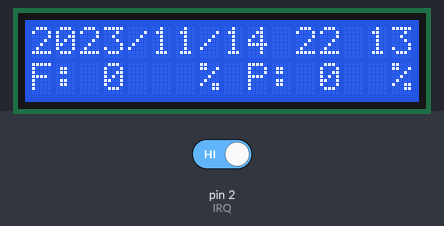
Recording of a sketch running on a simulated Arduino Uno, built with avr-gcc and run on an emulated ATmega328P. On the bench: 16×2 character LCD. Inputs (shaded band) come from the test bench; at power-on: pin 2 (IRQ) HIGH. The local clock reads 2024-03-15 10:24:30 at power-on unless the sketch sets it.

Above: at 1.2 s.
1.3 s: pin 2 (IRQ) driven LOW
At 4.89 s:
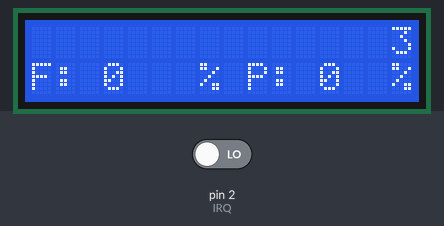
7.2 s: pin 2 (IRQ) driven HIGH
At 10.1 s:
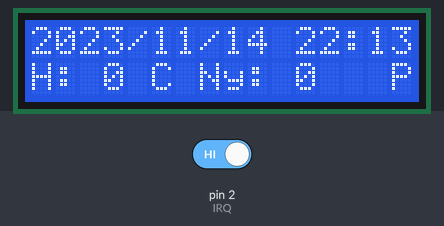
10.2 s: pin 2 (IRQ) driven LOW
At 13.87 s:
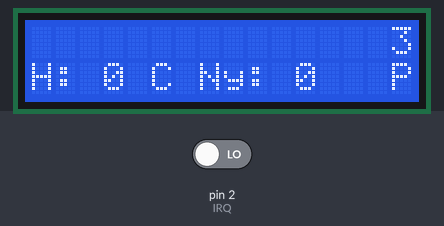

The sketch:

indoor_v05.ino
```cpp
#include <Wire.h>
#include <LCD.h>
#include <LiquidCrystal_I2C.h>
#include "RTClib.h"

// This headers for SPI connection to the wireless connction with NRF24L01
#include <SPI.h>
#include <Mirf.h>
#include <nRF24L01.h>
#include <MirfHardwareSpiDriver.h>

// Defining LCD pins
#define keyboard 0x21
#define I2C_ADDR    0x27
#define BACKLIGHT_PIN  3
#define En_pin  2
#define Rw_pin  1
#define Rs_pin  0
#define D4_pin  4
#define D5_pin  5
#define D6_pin  6
#define D7_pin  7
#define  LED_OFF  0
#define  LED_ON  1

// LCD display connection
LiquidCrystal_I2C  lcd(I2C_ADDR,En_pin,Rw_pin,Rs_pin,D4_pin,D5_pin,D6_pin,D7_pin);

// RTC settings
RTC_DS1307 RTC;

#define IRQ 2


/******************** Timer values *****************/

unsigned long      alarmTimer              = 0;
unsigned long      tmpTimer                = 0;
unsigned long      time                    = 0;
unsigned long      timeOut                 = 0;
unsigned long      clearTime               = 0;
unsigned long      clearPrevTime           = 0;

/************************* Flags *******************/

boolean             dataRec                = false;      // nincs hasznalatban
boolean             handShake              = false;      // kommunikacio szinkron flag
boolean             commComp               = false;
boolean             dataFlag               = false;
boolean             relayFlag              = false;
boolean             sendFlag               = false;

/*********************** Declaration of parameters ********************/

char                commandChar;
char                relayComChar;
char                command[16]            = "";
char                test[16]               = "data";
char                dataChar[5]            = "data";
char                relayChar[6]           = "relay";
volatile char       trueChar[5]            = "TRUE";
volatile char       falseChar[6]           = "FALSE";
volatile char       empty                  = ' ';

int                 j, k, s                = 0;         // for ciklus valtozoja
int                 relayComPin            = 0;

boolean             switch1                = false;     // 1. szabadon felhasznalhato kapcsolo
boolean             switch2                = false;     // 2. szabadon felhasznalhato kapcsolo
boolean             switch3                = false;     // 3. szabadon felhasznalhato kapcsolo
byte                handS_sent             = B10101010; // szinkron bajt
byte                handS_recv             = B00000000; // szinkron bajt
byte                handS_buff             = B00000000; // szinkron bajt

byte                relayBuff              = B00000000; // kimeno rele vezerlo adatbajt
int                 val                    = 0;
int                 dhtHum                 = 0;
int                 dhtTemp                = 0;
int                 light                  = 0;
long                bmpPres                = 0;

DateTime            now;
int                 hours                  = 0;
int                 minutes                = 0;
int                 seconds                = 0;
unsigned long       mills                  = 0;
unsigned long       subtract               = 0;
/******************* Buffers for the transreceiver *****************/

int16_t             txbuff[9];                        // kuldesre varo adatok tombje
int16_t             rxbuff[9];                        // bejovo adatok tombje

/************************** Setup *******************************/
void setup()  {
  pinMode(IRQ, INPUT);
  Wire.begin();
  Serial.begin(9600);
  lcdInit();
  rtcInit();
  mirfInit();
  attachInterrupt(0, voidResponse, LOW);
}

/************************** Loop *******************************/
void loop()   {
  voidRTC();
  voidLCDData();
  voidProcess();
  if (commComp) {
    for ( k = 0; k < s; k++ ){
    Serial.print(command[k]);
    }
    Serial.println("");
    commandProc();
    commComp = false;
    s = 0;
  }
}

/****************** Initalizing LCD screen ********************/
void lcdInit(){
  lcd.begin (16,2);
  lcd.setBacklightPin(BACKLIGHT_PIN,POSITIVE);
  lcd.setBacklight(LED_ON);
}

/******************** Initalizing RTC ************************/
void rtcInit(){
  RTC.begin();
  RTC.adjust(DateTime(__DATE__, __TIME__));
}

/******************* Initalizing MiRF ************************/
void mirfInit(){
  Mirf.payload = 32;
  Mirf.channel = 10;
  Mirf.csnPin = 14;
  Mirf.cePin = 15;
  Mirf.spi = &MirfHardwareSpi;
  Mirf.init();
  Mirf.setRADDR((byte *)"devin");
  Mirf.setTADDR((byte *)"devou");
  Mirf.config();
}

/******************** Function for sending packet ********************/
void voidPacketSend(){
    txbuff[0] = relayBuff;
    txbuff[1] = 0;
    txbuff[2] = 0;
    txbuff[3] = 0;
    txbuff[4] = 0;
    txbuff[5] = 0;
    txbuff[6] = 0;
    txbuff[7] = 0;
    txbuff[8] = 0;
    Mirf.send((byte *)&txbuff);
    while(Mirf.isSending()){
    }
}

/****************** Filling up server data *******************/
void voidGetPacket(){
  if (Mirf.dataReady() == true){
    Mirf.getData((byte *) &rxbuff);
  }
}

/********************** Response ***********************/
void voidResponse(){
  voidGetPacket();
  voidPacketSend();
}

/******************* Processing data *******************/
void voidProcess(){
  dhtHum = rxbuff[0];
  dhtTemp = rxbuff[1];
  val = rxbuff[2];
  bmpPres = rxbuff[3];
  light =  val / 10,24 ;
}

/********************* Actual time *********************/
void voidRTC(){
  now = RTC.now();

  lcd.setCursor(0,0);
  lcd.print(now.year(), DEC);

  lcd.setCursor(4,0);
  lcd.print("/");

  if ( now.month() < 10 ){
    lcd.setCursor(5,0);
    lcd.print(0, DEC);
    lcd.setCursor(6,0);
    lcd.print(now.month(), DEC);
  }
  else {
    lcd.setCursor(5,0);
    lcd.print(now.month(), DEC);
  }

  lcd.setCursor(7,0);
  lcd.print("/");

  if ( now.day() < 10 ){
    lcd.setCursor(8,0);
    lcd.print(0, DEC);
    lcd.setCursor(9,0);
    lcd.print(now.day(), DEC);
  }
  else {
    lcd.setCursor(8,0);
    lcd.print(now.day(), DEC);
  }

  if ( now.hour() < 10 ){
    lcd.setCursor(11,0);
    lcd.print(0, DEC);
    lcd.setCursor(12,0);
    lcd.print(now.hour(), DEC);
  }
  else {
    lcd.setCursor(11,0);
    lcd.print(now.hour(), DEC);
  }


  if ( seconds % 2 == 0 ){
    lcd.setCursor(13,0);
    lcd.print(":");
  }
  else{
    lcd.setCursor(13,0);
    lcd.print(" ");
  }

  if ( now.minute() < 10 ){
    lcd.setCursor(14,0);
    lcd.print(0, DEC);
    lcd.setCursor(15,0);
    lcd.print(now.minute(), DEC);
  }
  else {
    lcd.setCursor(14,0);
    lcd.print(now.minute(), DEC);
  }

  //lcd.print(":");
  //lcd.print(now.second(), DEC);

  if(now.second()!=seconds){
    lcd.clear();
    seconds=now.second();
  }
}

/******************************** Datas on LCD ***************************/
void voidLCDData(){
  if ( now.second() >= 0 && now.second() < 30 ){
    lcd.setCursor(0,1);
    lcd.print("F: ");
    lcd.setCursor(3,1);
    lcd.print(light, DEC);
    lcd.setCursor(7,1);
    lcd.print("%");

    lcd.setCursor(9,1);
    lcd.print("P: ");
    lcd.setCursor(12,1);
    lcd.print(dhtHum, DEC);
    lcd.setCursor(15,1);
    lcd.print("%");
  }
  if ( now.second() > 29 && now.second() < 60 ){
    lcd.setCursor(0,1);
    lcd.print("H: ");
    lcd.setCursor(3,1);
    lcd.print(dhtTemp, DEC);
    lcd.setCursor(5,1);
    lcd.print("C");

    lcd.setCursor(7,1);
    lcd.print("Ny: ");
    lcd.setCursor(11,1);
    lcd.print(bmpPres, DEC);
    lcd.setCursor(15,1);
    lcd.print("P");
  }
 /* if ( now.second() == 44 ){
    lcd.setCursor(0,1);
    lcd.print("F: ");
    lcd.setCursor(3,1);
    lcd.print(val, DEC);

    lcd.setCursor(0,);
    lcd.print("P: ");
    lcd.setCursor(3,1);
    lcd.print(val, DEC);
  }
  if ( now.second() == 59 ){
    lcd.setCursor(0,1);
    lcd.print("F: ");
    lcd.setCursor(3,1);
    lcd.print(val, DEC);

    lcd.setCursor(0,);
    lcd.print("P: ");
    lcd.setCursor(3,1);
    lcd.print(val, DEC);
  }*/
}

/*************************** SerialEvent *********************/
void serialEvent() {
  while (Serial.available()) {
    // get the new byte:
    char commandChar = (char)Serial.read();
    // add it to the inputString:
    command[s] = commandChar;
    s++;
    // if the incoming character is a newline, set a flag
    // so the main loop can do something about it:
    if (commandChar == '\n') {
      commComp = true;
    }
  }
}

/************************ Commands *************************/
void commandProc(){
  Serial.println("teszteles jelleggel/ sajnos csak igy mukodik");
  Serial.println(&test[0]);
  Serial.println("dataChar[]");
  Serial.println(&dataChar[0]);
  Serial.println("relayChar[]");
  Serial.println(&relayChar[0]);
  if ( (command[0] == dataChar[0]) && (command[1] == dataChar[1]) && (command[2] == dataChar[2]) && (command[3] == dataChar[3])) {
    dataFlag = true;
    Serial.println("data parancs fogadva");
  }
  else {
    dataFlag = false;
    Serial.println(" data parancs nem jo");
  }
  if ( command[0] == relayChar[0] && command[1] == relayChar[1] && command[2] == relayChar[2] && command[3] == relayChar[3] && command[4] == relayChar[4] ) {
    relayFlag = true;
    Serial.println(" relay parancs fogadva");
  }
  else {
    relayFlag = false;
    Serial.println(" relay parancs nem jo");
  }
  if ( relayFlag == true ){
    relayComPin = atoi(&command[6]) - 1;
    Serial.print("Bekapcsolt rele szama: ");
    Serial.println(relayComPin, DEC);
    if ( command[10] == trueChar[0]  && command[11] == trueChar[1] && command[12] == trueChar[2] && command[13] == trueChar[3] ){
      Serial.print("Allapota: ");
      Serial.println("Igaz");
      bitSet(relayBuff, relayComPin);
      Serial.println(relayBuff, BIN);
    }
    if ( command[10] == falseChar[0]  && command[11] == falseChar[1] && command[12] == falseChar[2] && command[13] == falseChar[3] && command[14] == falseChar[4] ){
      Serial.print("Allapota: ");
      Serial.println("Hamis");
      bitClear(relayBuff, relayComPin);
      Serial.println(relayBuff, BIN);
    }
  }
}
```

Measured:
- after the input at 1.3 s, the display: first changes after 2.4 s (image 1 shows a later state)
- after the input at 10.2 s, the display: first changes after 2.5 s (image 3 shows a later state)
